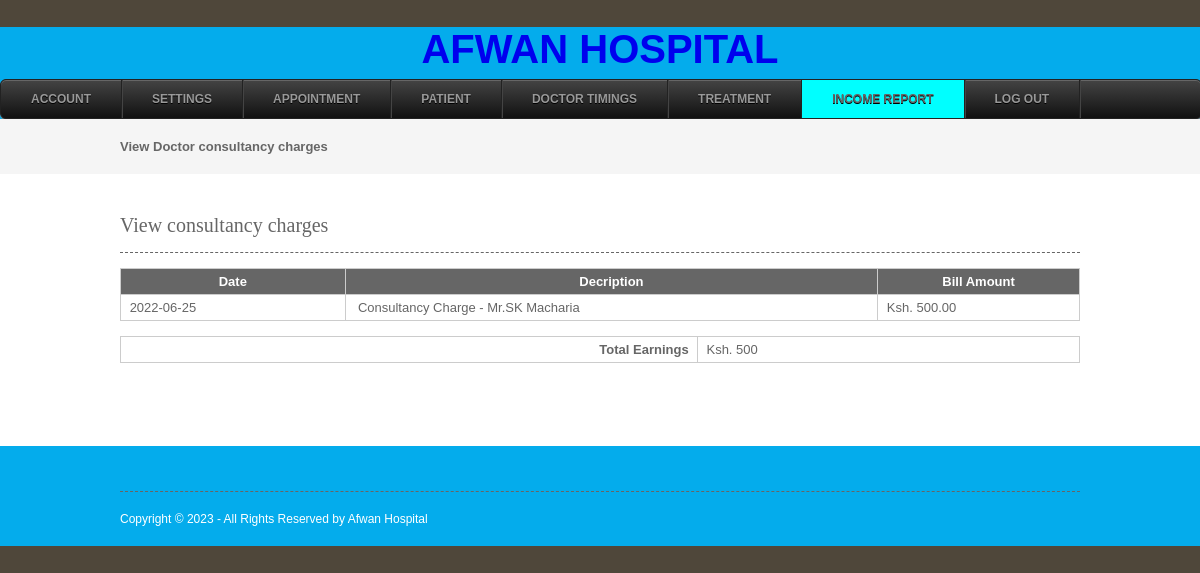
/viewdoctorconsultancycharge.php (signed in), run on the app's committed database.
### tables this page shows
CREATE TABLE `billing_records` (
  `billingservice_id` int(10) NOT NULL,
  `billingid` int(10) NOT NULL,
  `bill_type_id` int(10) NOT NULL COMMENT 'id of service charge or treatment charge',
  `bill_type` varchar(250) NOT NULL,
  `bill_amount` float(10,2) NOT NULL,
  `bill_date` date NOT NULL,
  `status` varchar(10) NOT NULL
);

CREATE TABLE `doctor` (
  `doctorid` int(10) NOT NULL,
  `doctorname` varchar(50) NOT NULL,
  `mobileno` varchar(15) NOT NULL,
  `departmentid` int(10) NOT NULL,
  `loginid` varchar(25) NOT NULL,
  `password` varchar(25) NOT NULL,
  `status` varchar(10) NOT NULL,
  `education` varchar(25) NOT NULL,
  `experience` float(11,1) NOT NULL,
  `consultancy_charge` float(10,2) NOT NULL
);

### viewdoctorconsultancycharge.php (the view, shortened to what this page needs)
<?php
include("headers.php");
include("dbconnection.php");
?>
<div class="wrapper col2">
  <div id="breadcrumb">
    <ul>
      <li class="first">View Doctor consultancy charges</li></ul>
  </div>
</div>
<div class="wrapper col4">
  <div id="container">
    <h1>View consultancy charges</h1>
    <form method="post" action="">
  	<table class="order-table">
      <thead>
       <tr>
          <th width="97" scope="col">Date</th>
          <th width="245" scope="col">Decription</th>
          <th width="86" scope="col">Bill Amount</th>
        </tr>
        </thead>
        <tbody>
         <?php
		$sql ="SELECT * FROM billing_records where bill_type='Consultancy Charge' AND bill_type_id='$_SESSION[doctorid]'";
		$qsql = mysqli_query($con,$sql);
		$billamt= 0;
		while($rs = mysqli_fetch_array($qsql))
		{
        echo "<tr>
          	<td>&nbsp;$rs[bill_date]</td>
		 	<td>&nbsp; $rs[bill_type]";
if($rs[bill_type] == "Consultancy Charge")
{
	$sqldoctor = "SELECT * FROM doctor WHERE doctorid='$rs[bill_type_id]'";
	$qsqldoctor = mysqli_query($con,$sqldoctor);
	$rsdoctor = mysqli_fetch_array($qsqldoctor);
		echo " - Mr.".$rsdoctor[doctorname];
}
	echo " </td><td>&nbsp;Ksh. $rs[bill_amount]</td></tr>";
		$billamt = $billamt +  $rs[bill_amount];
		}
		?>
      </tbody>
    </table>
    <table width="557" border="3">
      <tbody>
		<tr>
		  <th scope="col"><div align="right">Total Earnings &nbsp; </div></th>
		  <td>&nbsp;Ksh. <?php echo ($billamt + $taxamt)  - $rsbilling_records[discount] ; ?></td>
	    </tr>
      </tbody>
    </table>
    </form>
    <p>&nbsp;</p>
  </div>
</div>
<?php
include("footers.php");
?>

### layout/styles/layout.css (style rules this page uses)
html { overflow-y:scroll; }
body { margin:0; padding:0; font-size:13px; font-family:verdana, Arial, Helvetica, sans-serif; color:#FFFFFF; background-color:#4F473A; }
div.wrapper { display:block; width:100%; margin:0; text-align:left; }
.col2 { color:#666666; background-color:#F5F5F5; }
.col3, .col4 { color:#666666; background-color:#FFFFFF; }
#head, #gallery, #breadcrumb, #container, #footer { display:block; position:relative; width:960px; margin:0 auto; }
#breadcrumb { padding:20px 0; }
#breadcrumb ul { margin:0; padding:0; list-style:none; }
#breadcrumb ul li { display:inline; }
#breadcrumb ul li.first { font-weight:bold; }
#container { padding:40px 0; }
#container h1, #container h2, #container h3, #container h4, #container h5, #container h6 { margin:0 0 15px 0; padding:0 0 15px 0; line-height:normal; font-weight:normal; font-size:20px; font-family:Georgia, "Times New Roman", Times, serif; border-bottom:1px dashed #666666; }

### layout/styles/forms.css (style rules this page uses)
form, fieldset, legend { margin:0; padding:0; border:none; }

### layout/styles/tables.css (style rules this page uses)
table { width:100%; border-collapse:collapse; table-layout:auto; vertical-align:top; margin-bottom:15px; border:1px solid #CCCCCC; }
table thead th { color:#FFFFFF; background-color:#666666; border:1px solid #CCCCCC; border-collapse:collapse; text-align:center; table-layout:auto; vertical-align:middle; }
table tbody td { vertical-align:top; border-collapse:collapse; border-left:1px solid #CCCCCC; border-right:1px solid #CCCCCC; }
table thead th, table tbody td { padding:5px; border-collapse:collapse; }

### data on the page
billing_records: bill_date "2022-06-25", bill_type "Consultancy Charge", doctor.doctorname "SK Macharia", bill_amount "500.00"
